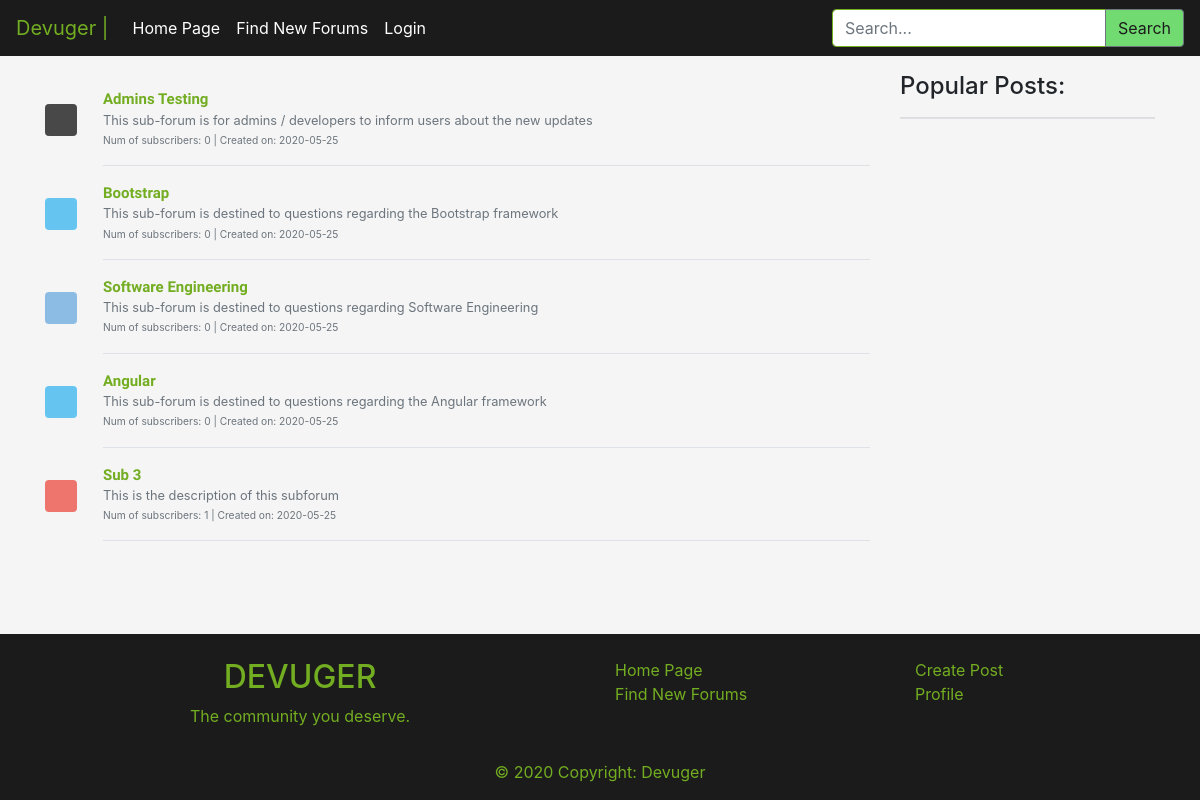
Page /findforums.php on the committed database.
### tables this page shows
CREATE TABLE subforum(
    id INT PRIMARY KEY AUTO_INCREMENT,
    sname VARCHAR(30) UNIQUE,
    descp TEXT,
    subscribers INT,
    color VARCHAR(20),
    numPosts INT,
    creationDate DATE,
    createdBy INT,
    rules TEXT,
    FOREIGN KEY (createdBy) REFERENCES users(id)
);

### findforums.php (the view, shortened to what this page needs)
<?php include('php/server.php'); ?>
<?php include('includes/header.php'); ?>
<main class="content-wrapper">
    <div class="container">
        <div class="row">
            <div class="col-md-9 py-3">
                <?php
                $query = "SELECT * FROM subforum ORDER BY RAND() LIMIT 5";
                $q = mysqli_query($db, $query);
                if (mysqli_num_rows($q) > 0) {
                    while ($row = mysqli_fetch_assoc($q)) {
                        if ($row['subscribers'] == 0) {
                            $row['subscribers'] = 0;
                        }
                        echo
                            '<article>
                                        <div class="media text-muted pt-3">
                                            <svg class="bd-placeholder-img mr-2 rounded mt-3" style="opacity: 0.7;filter: alpha(opacity=70);" width="32" height="32" xmlns="http://www.w3.org/2000/svg" preserveAspectRatio="xMidYMid slice" focusable="false" role="img" aria-label=""><title></title><rect width="100%" height="100%" fill="' . $row['color'] . '"/><text x="50%" y="50%" fill="" dy=".3em"></text></svg>
                                            &nbsp;&nbsp;&nbsp;&nbsp;
                                            <div class="media-body">
                                                <a href="sub.php?r=' . $row['sname'] . '"><p class="media-body pb-3 mb-0 small lh-125 border-bottom border-gray">
                                                <strong class="d-block text-gray-dark article-title">' . $row['sname'] . '</strong></a>' . mb_strimwidth($row['descp'], 0, 125, "...") . '<br>
                                                <small>Num of subscribers: ' . $row['subscribers'] . '&nbsp;|&nbsp;Created on: ' . $row['creationDate'] . '</small></p>
                                            </div>
                                        </div>
                                    </article>';
                    }
                }
                ?>
            </div>
            <?php include('includes/right_side_bar.php'); ?>
        </div>
    </div>
</main>
<?php include('includes/footer.php'); ?>

### css/main.css (style rules this page uses)
html, body { background-color: whitesmoke; height: 100%; }
body { display: flex; flex-direction: column; }
.content-wrapper { flex: 1 0 auto; }
strong.article-title { font-family: 'Source Sans Pro', sans-serif; color: #73AD21; text-decoration-color: #73AD21; font-size: 15px; }

### rows in the picture
subforum: sname "Admins Testing", descp "This sub-forum is for admins / developers to inform users about the new updates", subscribers "0", creationDate "2020-05-25"
subforum: sname "Bootstrap", descp "This sub-forum is destined to questions regarding the Bootstrap framework", subscribers "0", creationDate "2020-05-25"
subforum: sname "Software Engineering", descp "This sub-forum is destined to questions regarding Software Engineering", subscribers "0", creationDate "2020-05-25"
subforum: sname "Angular", descp "This sub-forum is destined to questions regarding the Angular framework", subscribers "0", creationDate "2020-05-25"
subforum: sname "Sub 3", descp "This is the description of this subforum", subscribers "1", creationDate "2020-05-25"
